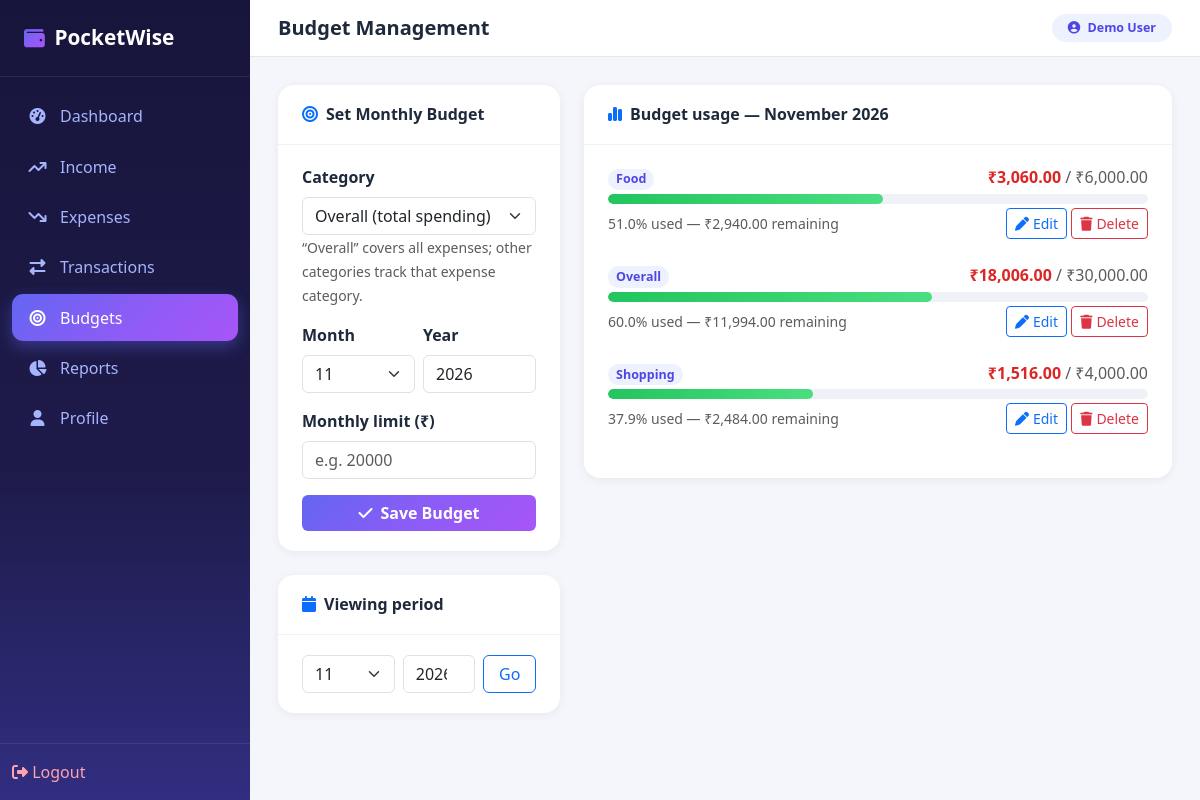
Screenshot of /budgets/ (signed in) with the database file from the repository.
### models.py (models this page shows)
class Budget(db.Model):
    __tablename__ = "budgets"
    id = db.Column(db.Integer, primary_key=True)
    user_id = db.Column(db.Integer, db.ForeignKey("users.id"), nullable=False, index=True)
    category = db.Column(db.String(80), nullable=False, default="Overall")
    monthly_limit = db.Column(db.Numeric(12, 2), nullable=False)
    month = db.Column(db.Integer, nullable=False)
    year = db.Column(db.Integer, nullable=False)
    created_at = db.Column(db.DateTime, default=datetime.utcnow)
    __table_args__ = (
        db.UniqueConstraint("user_id", "category", "month", "year", name="uq_budget_user_cat_month_year"),
    )

### routes/budgets.py (the view)
@budgets_bp.route("/")
@login_required
def index():
    uid = current_user_id()
    today = date.today()
    month = int(request.args.get("month", today.month))
    year = int(request.args.get("year", today.year))
    if not (1 <= month <= 12):
        month = today.month
    budgets = (Budget.query.filter_by(user_id=uid, month=month, year=year)
               .order_by(Budget.category).all())
    spent_rows = (db.session.query(Transaction.category, func.sum(Transaction.amount))
                  .filter(Transaction.user_id == uid,
                          Transaction.transaction_type == "expense",
                          extract("month", Transaction.transaction_date) == month,
                          extract("year", Transaction.transaction_date) == year)
                  .group_by(Transaction.category).all())
    spent_by_cat = {r[0]: float(r[1]) for r in spent_rows}
    overall_spent = sum(spent_by_cat.values())
    budget_rows = []
    for b in budgets:
        spent = overall_spent if b.category == "Overall" else spent_by_cat.get(b.category, 0.0)
        limit = float(b.monthly_limit)
        pct = round(spent / limit * 100, 1) if limit > 0 else 0
        budget_rows.append({
            "id": b.id,
            "category": b.category,
            "limit": limit,
            "spent": spent,
            "remaining": limit - spent,
            "pct": min(pct, 999),
            "exceeded": spent > limit,
        })
    periods = (db.session.query(Budget.month, Budget.year)
               .filter_by(user_id=uid).distinct()
               .order_by(Budget.year.desc(), Budget.month.desc()).all())
    return render_template("budgets.html",
                           budgets=budget_rows, month=month, year=year,
                           month_name=date(year, month, 1).strftime("%B %Y"),
                           categories=BUDGET_CATEGORIES, periods=periods)

### routes/helpers.py (called while the page is built)
def login_required(f):
    @wraps(f)
    def decorated(*args, **kwargs):
        if "user_id" not in session:
            flash("Please log in to access this page.", "warning")
            return redirect(url_for("auth.login", next=request.url))
        return f(*args, **kwargs)
    return decorated

def current_user_id():
    return session.get("user_id")

### templates/budgets.html (shortened to what this page needs)
{% extends "base.html" %}
{% block page_heading %}Budget Management{% endblock %}
{% block content %}
<div class="container-fluid px-0">
  <div class="row g-4">
    <div class="col-lg-4">
      <div class="pw-card">
        <div class="card-header"><i class="fa-solid fa-bullseye me-2 text-primary"></i>Set Monthly Budget</div>
        <div class="card-body">
          <form method="POST" action="{{ url_for('budgets.add') }}">
            <div class="mb-3">
              <label class="form-label fw-semibold">Category</label>
              <select name="category" class="form-select" required>
                {% for c in categories %}
                <option value="{{ c }}">{{ c }}{{ ' (total spending)' if c == 'Overall' }}</option>
                {% endfor %}
              </select>
              <small class="text-muted">“Overall” covers all expenses; other categories track that expense category.</small>
            </div>
            <div class="row g-2 mb-3">
              <div class="col-6">
                <label class="form-label fw-semibold">Month</label>
                <select name="month" class="form-select" required>
                  {% for m in range(1, 13) %}
                  <option value="{{ m }}" {{ 'selected' if m == month }}>{{ m }}</option>
                  {% endfor %}
                </select>
              </div>
              <div class="col-6">
                <label class="form-label fw-semibold">Year</label>
                <input type="number" name="year" class="form-control" min="2000" max="2100" value="{{ year }}" required>
              </div>
            </div>
            <div class="mb-3">
              <label class="form-label fw-semibold">Monthly limit (₹)</label>
              <input type="number" name="monthly_limit" class="form-control" step="0.01" min="0.01" placeholder="e.g. 20000" required>
            </div>
            <button class="btn btn-gradient w-100"><i class="fa-solid fa-check me-2"></i>Save Budget</button>
          </form>
        </div>
      </div>
      <div class="pw-card mt-4">
        <div class="card-header"><i class="fa-solid fa-calendar me-2 text-primary"></i>Viewing period</div>
        <div class="card-body">
          <form method="GET" class="row g-2">
            <div class="col-5">
              <select name="month" class="form-select">
                {% for m in range(1, 13) %}
                <option value="{{ m }}" {{ 'selected' if m == month }}>{{ m }}</option>
                {% endfor %}
              </select>
            </div>
            <div class="col-4">
              <input type="number" name="year" class="form-control" value="{{ year }}" min="2000" max="2100">
            </div>
            <div class="col-3 d-grid">
              <button class="btn btn-outline-primary">Go</button>
            </div>
          </form>
        </div>
      </div>
    </div>
    <div class="col-lg-8">
      <div class="pw-card">
        <div class="card-header">
          <i class="fa-solid fa-chart-simple me-2 text-primary"></i>Budget usage — {{ month_name }}
        </div>
        <div class="card-body">
          {% if budgets %}
            {% for b in budgets %}
            <div class="mb-4">
              <div class="d-flex justify-content-between align-items-center mb-1">
                <span class="fw-bold"><span class="badge badge-cat rounded-pill me-2">{{ b.category }}</span></span>
                <span>
                  <span class="fw-bold amt-exp">{{ b.spent|inr }}</span>
                  <span class="text-muted">/ {{ b.limit|inr }}</span>
                </span>
              </div>
              <div class="budget-bar">
                <div class="fill {{ 'fill-over' if b.exceeded else ('fill-warn' if b.pct > 80 else 'fill-ok') }}"
                     style="width: {{ [b.pct, 100]|min }}%;"></div>
              </div>
              <div class="d-flex justify-content-between align-items-center mt-1">
                <small class="{{ 'text-danger fw-bold' if b.exceeded else ('text-warning fw-bold' if b.pct > 80 else 'text-muted') }}">
                  {{ b.pct }}% used
                  {% if b.exceeded %} — <i class="fa-solid fa-circle-exclamation"></i> budget exceeded by {{ (-b.remaining)|inr }}!
                  {% elif b.pct > 80 %} — <i class="fa-solid fa-triangle-exclamation"></i> nearing limit
                  {% else %} — {{ b.remaining|inr }} remaining{% endif %}
                </small>
                <span>
                  <button class="btn btn-outline-primary btn-sm" data-bs-toggle="modal" data-bs-target="#editBudget{{ b.id }}">
                    <i class="fa-solid fa-pen me-1"></i>Edit
                  </button>
                  <button class="btn btn-outline-danger btn-sm" data-bs-toggle="modal" data-bs-target="#delBudget{{ b.id }}">
                    <i class="fa-solid fa-trash me-1"></i>Delete
                  </button>
                </span>
              </div>
            </div>
            {% endfor %}
          {% else %}
          <div class="empty-state">
            <i class="fa-solid fa-bullseye"></i>
            No budgets set for {{ month_name }}. Use the form to create one.
          </div>
          {% endif %}
        </div>
      </div>
    </div>
  </div>
</div>
{% endblock %}

### static/css/style.css (style rules this page uses)
:root { --pw-primary: #6366f1; --pw-primary-dark: #4f46e5; --pw-purple: #8b5cf6; --pw-sky: #0ea5e9; --pw-success: #22c55e; --pw-danger: #ef4444; --pw-warning: #f59e0b; --pw-bg: #f4f6fb; --pw-card: #ffffff; --pw-text: #1e293b; --pw-muted: #64748b; --pw-gradient: linear-gradient(135deg, #6366f1 0%, #8b5cf6 50%, #a855f7 100%); --pw-gradient-alt: linear-gradient(135deg, #0ea5e9 0%, #6366f1 100%); --pw-radius: 1rem; --pw-sidebar-w: 250px; }
* { box-sizing: border-box; }
body { font-family: "Segoe UI", system-ui, -apple-system, sans-serif; background: var(--pw-bg); color: var(--pw-text); margin: 0; }
.btn-gradient { background: var(--pw-gradient); border: none; color: #fff; font-weight: 600; transition: transform 0.15s ease, box-shadow 0.15s ease; }
.pw-card { background: #fff; border: none; border-radius: var(--pw-radius); box-shadow: 0 2px 10px rgba(15, 23, 42, 0.06); }
.pw-card .card-header { background: transparent; border-bottom: 1px solid #eef2f7; font-weight: 700; padding: 1.1rem 1.5rem; }
.pw-card .card-body { padding: 1.25rem 1.5rem; }
.badge-cat { background: #eef2ff; color: var(--pw-primary-dark); font-weight: 600; font-size: 0.78rem; }
.amt-exp { color: #dc2626; font-weight: 700; }
.budget-bar { height: 10px; border-radius: 999px; background: #eef2f7; overflow: hidden; }
.budget-bar .fill { height: 100%; border-radius: 999px; transition: width 0.4s ease; }
.fill-ok { background: linear-gradient(90deg, #22c55e, #4ade80); }

### rows the page displays
Budget: category "Food", spent|inr "₹3,060.00", limit|inr "₹6,000.00", pct "51.0", remaining|inr "₹2,940.00"
Budget: category "Overall", spent|inr "₹18,006.00", limit|inr "₹30,000.00", pct "60.0", remaining|inr "₹11,994.00"
Budget: category "Shopping", spent|inr "₹1,516.00", limit|inr "₹4,000.00", pct "37.9", remaining|inr "₹2,484.00"

### other values shown
{{ session.get('user_name') }} "Demo User"
{{ month_name }} "November 2026"
form field category "Overall (total spending)"
form field month "11"
